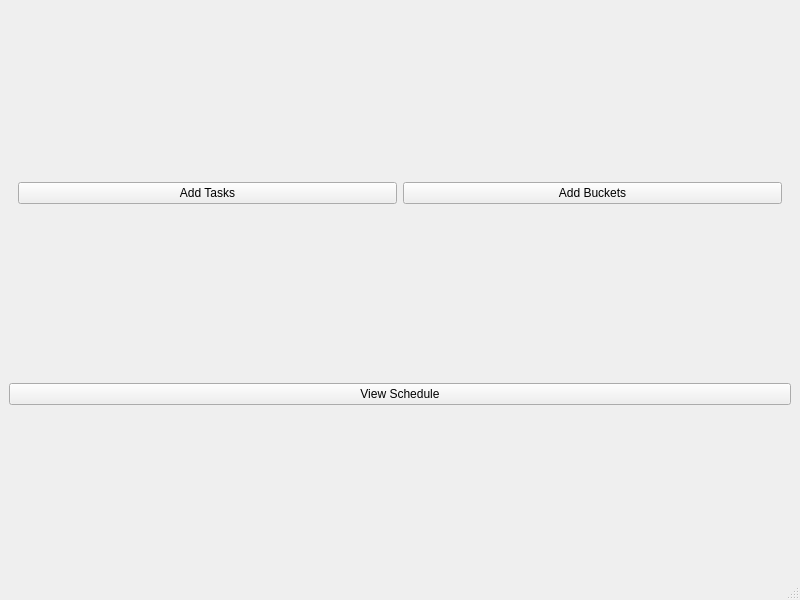
<?xml version="1.0" encoding="UTF-8"?>
<ui version="4.0">
 <class>MainWindow</class>
 <widget class="QMainWindow" name="MainWindow">
  <property name="geometry">
   <rect>
    <x>0</x>
    <y>0</y>
    <width>800</width>
    <height>600</height>
   </rect>
  </property>
  <property name="windowTitle">
   <string>MainWindow</string>
  </property>
  <widget class="QWidget" name="centralwidget">
   <layout class="QVBoxLayout" name="verticalLayout">
    <item>
     <widget class="QWidget" name="widget" native="true">
      <property name="sizePolicy">
       <sizepolicy hsizetype="Preferred" vsizetype="Maximum">
        <horstretch>0</horstretch>
        <verstretch>0</verstretch>
       </sizepolicy>
      </property>
      <layout class="QHBoxLayout" name="horizontalLayout">
       <item>
        <widget class="QPushButton" name="addTasksButton">
         <property name="text">
          <string>Add Tasks</string>
         </property>
        </widget>
       </item>
       <item>
        <widget class="QPushButton" name="addBucketsButton">
         <property name="text">
          <string>Add Buckets</string>
         </property>
        </widget>
       </item>
      </layout>
     </widget>
    </item>
    <item>
     <widget class="QPushButton" name="viewCalendarButton">
      <property name="text">
       <string>View Schedule</string>
      </property>
     </widget>
    </item>
   </layout>
  </widget>
  <widget class="QMenuBar" name="menubar">
   <property name="geometry">
    <rect>
     <x>0</x>
     <y>0</y>
     <width>800</width>
     <height>22</height>
    </rect>
   </property>
  </widget>
  <widget class="QStatusBar" name="statusbar"/>
 </widget>
 <resources/>
 <connections/>
</ui>
